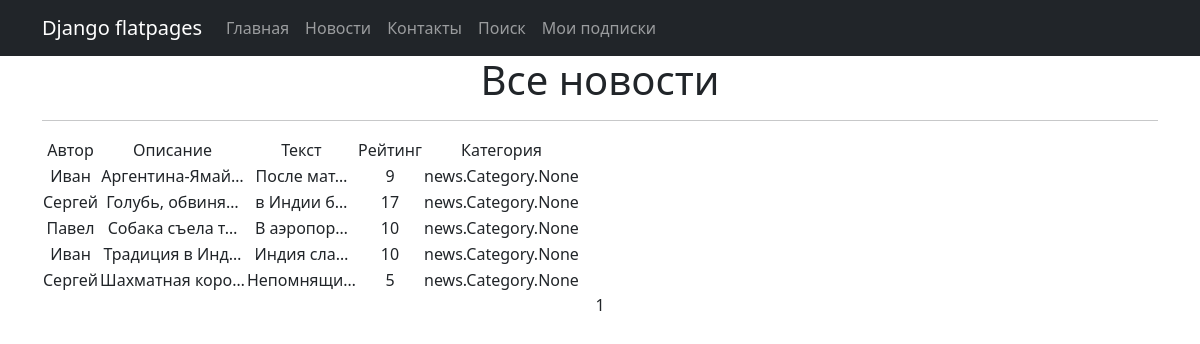
The page /news/ on the database as committed earlier.
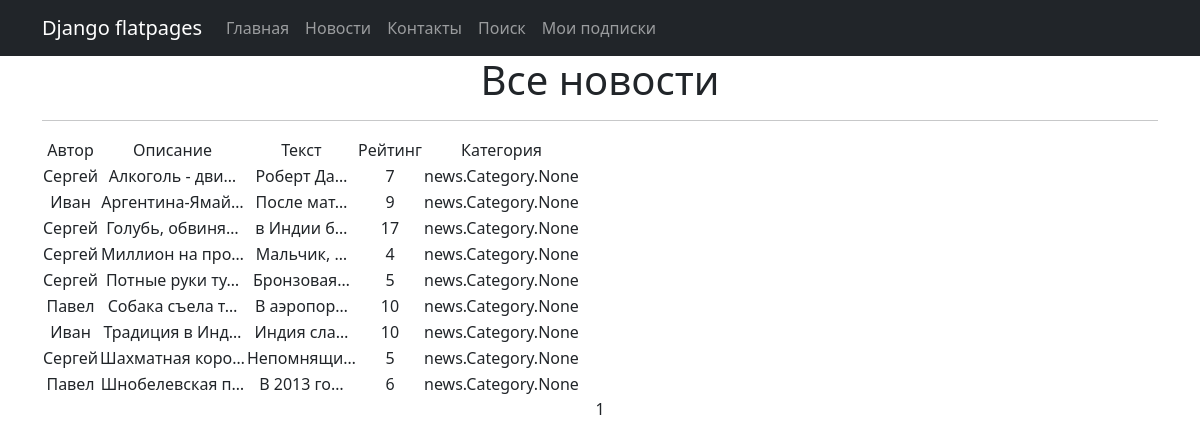
The same page on the database as committed later.
### news/models.py (models this page shows, shortened)
class Post(models.Model):
    author = models.ForeignKey(Author, on_delete=models.CASCADE)
    NEWS = 'NW'
    ARTICLE = 'AR'
    CATEGORY_CHOICES = (
        (NEWS, 'Новость'),
        (ARTICLE, 'Статья')
    )
    categoryType = models.CharField(max_length=2, choices=CATEGORY_CHOICES, default=ARTICLE)
    dateCreation = models.DateTimeField(auto_now_add=True)
    postCategory = models.ManyToManyField(Category, through='PostCategory')
    title = models.CharField(max_length=128)
    text = models.TextField()
    rating = models.SmallIntegerField(default=0)

class Author(models.Model):
    authorUser = models.OneToOneField(User, on_delete=models.CASCADE)
    ratingAuthor = models.SmallIntegerField(default=0)
    def __str__(self):
        return self.authorUser.username

### news/views.py (the view)
# urls.py: path('', cache_page(60)(PostList.as_view()), name='post_list'),
class PostList(ListView):
    model = Post
    ordering = 'title'
    template_name = 'news.html'
    context_object_name = 'posts'
    paginate_by = 10

### templates/news.html (shortened to what this page needs)
{% extends 'flatpages/default.html' %}
{% load custom_tags %}
{% block content %}
   <h1>Все новости</h1>
   <hr>
   {% if posts %}
       <table>
           <tr>
               <td>Автор</td>
               <td>Описание</td>
               <td>Текст</td>
               <td>Рейтинг</td>
               <td>Категория</td>
           </tr>
           {% for post in posts %}
           <tr>
               <td>{{ post.author }}</td>
               <td>{{ post.title|truncatechars:15 }}</td>
               <td>{{ post.text|truncatechars:10 }}</td>
               <td>{{ post.rating }}</td>
               <td>{{ post.postCategory }}</td>
           </tr>
           {% endfor %}
       </table>
   {% else %}
       <h2>Никаких тревожных новостей нет!</h2>
   {% endif %}
   {{ page_obj.number }}
{% endblock content %}

### templates/flatpages/default.html (shortened to what this page needs)
<!DOCTYPE html>
<html lang="ru">
    <head>
        {% load static %}
        <link href="{% static 'css/styles.css' %}" rel="stylesheet" />
    </head>
    <body>
        <nav class="navbar navbar-expand-lg navbar-dark bg-dark static-top">
           <div class="container">
               <a class="navbar-brand" href="#">Django flatpages</a>
               <div class="collapse navbar-collapse" id="navbarResponsive">
                   <ul class="navbar-nav ml-auto">
                       <li class="nav-item active">
                           <a class="nav-link" href="/homepage/">Главная</a>
                       </li>
                       <li class="nav-item">
                           <a class="nav-link" href="/news/">Новости</a>
                       </li>
                       <li class="nav-item">
                           <a class="nav-link" href="/contacts/">Контакты</a>
                       </li>
                       <li class="nav-item">
                           <a class="nav-link" href="/news/search/">Поиск</a>
                       </li>
                       <li class="nav-item">
                           <a class="nav-link" href="/news/subscriptions/">Мои подписки</a>
                       </li>
                   </ul>
               </div>
           </div>
        </nav>
        <div class="container">
           <div class="row">
               <div class="col-lg-12 text-center">
                   {% block content %}{% endblock content %}
               </div>
           </div>
        </div>
    </body>
</html>

Rows that differ between the two databases and show on the page:
added Post: author "Сергей", title "Алкоголь - дви…", text "Роберт Да…", rating "7", postCategory "news.Category.None"
added Post: author "Сергей", title "Миллион на про…", text "Мальчик, …", rating "4", postCategory "news.Category.None"
added Post: author "Сергей", title "Потные руки ту…", text "Бронзовая…", rating "5", postCategory "news.Category.None"
added Post: author "Павел", title "Шнобелевская п…", text "В 2013 го…", rating "6", postCategory "news.Category.None"
